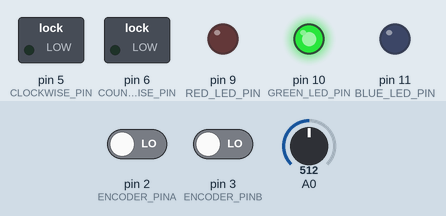
A sketch run on a simulated Arduino Uno, built with avr-gcc and run on an emulated ATmega328P. On the bench: switched loads named in the sketch (green lamp = pin HIGH), output pins drawn as LEDs (lit = HIGH). Inputs (shaded band) come from the test bench; at power-on: A0 = 512, pin 2 (ENCODER_PINA) LOW, pin 3 (ENCODER_PINB) LOW. What the sketch prints to the serial monitor is not drawn.

Above: at 1.2 s.
1.3 s: A0 set to 646
2.8 s: A0 set to 665
At 3.9 s:
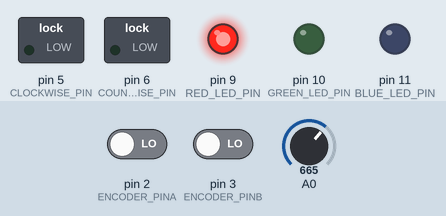
4.3 s: A0 set to 716
At 5.5 s:
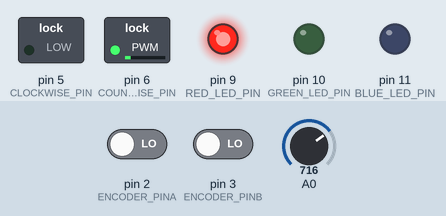
5.8 s: A0 set to 900
At 7.0 s:
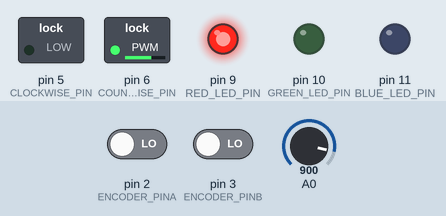
7.3 s: A0 set to 1023
At 8.7 s:
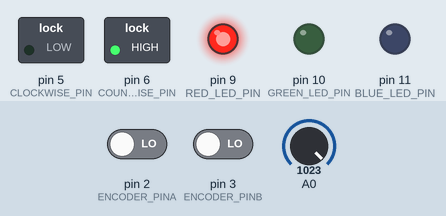
Timing chart, 0 to 9.8 s (numbered marks = the images above; inputs shaded):
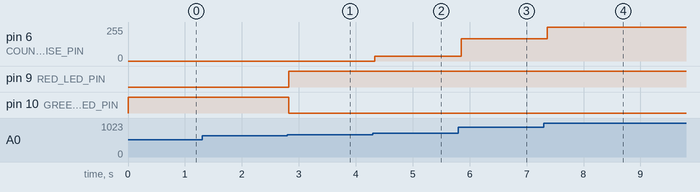

Measured:
- the behaviour switches between 664 and 665 on A0 (found by bisection; images 0 and 1)
- after the input at 1.3 s, every drawn part: stays the same
- after the input at 2.8 s, pin 9 (RED_LED_PIN): LOW → HIGH at once; pin 10 (GREEN_LED_PIN): HIGH → LOW at once
- after the input at 4.3 s, pin 6 (COUNTERCLOCKWISE_PIN): 0/255 → 36/255 at once
- after the input at 5.8 s, pin 6 (COUNTERCLOCKWISE_PIN): 36/255 → 167/255 after 0.05 s
- after the input at 7.3 s, pin 6 (COUNTERCLOCKWISE_PIN): 167/255 → 255/255 after 0.06 s

The sketch:

motor_potentiometer_rpm_read.ino
```cpp
// Encoder Example

// Define Pins

#define ENCODER_PINA 2
#define ENCODER_PINB 3
#define RED_LED_PIN 9
#define BLUE_LED_PIN 11
#define GREEN_LED_PIN 10
#define CLOCKWISE_PIN 5
#define COUNTERCLOCKWISE_PIN 6
#include "src/mapper/mapper.h"
#include "src/motor/motor.h"
#include "src/motor//ledHandler.h"

class MagneticEncoder
{
public:
    static volatile bool switchChanged; // declare
    static volatile int encoderCounts;
    static volatile int encoderPreviousCount;
    static volatile unsigned long previous_millis;
    static volatile unsigned long current_millis;
    void attach(int _encoder_pinA, int _encoder_pinB)
    {
        // initialize encoder, attache ISR functions
        pinMode(_encoder_pinA, INPUT);
        pinMode(_encoder_pinB, INPUT);
    }
    void begin()
    {
        encoderCounts = 0;
        // Attached interrupt to encoder pins
        attachInterrupt(digitalPinToInterrupt(ENCODER_PINA), encoderA, CHANGE);
        attachInterrupt(digitalPinToInterrupt(ENCODER_PINB), encoderB, CHANGE);
    }

    static float rpm()
    {
        // return the rpm since last call
        current_millis = millis();
        unsigned long time_delta_millisec = current_millis - previous_millis;
        float rotation_delta = float(encoderCounts - encoderPreviousCount) / 360;
        float time_delta_minues = time_delta_millisec / 60000.0;
        float rpm = (float)rotation_delta / time_delta_minues;
        encoderPreviousCount = encoderCounts;
        previous_millis = millis();
        return rpm;
    }

    // Encoder ISR functions - Interupt Service Routine
    // EncoderA ISR
    static void encoderA()
    {
        // look for a low-to-high on channel B
        if (digitalRead(ENCODER_PINA) == HIGH)
        {
            // check channel A to see which way encoder is turning
            digitalRead(ENCODER_PINB) ? encoderCounts++ : encoderCounts--;
        }
        else
        {
            // check channel A to see which way encoder is turning
            digitalRead(ENCODER_PINB) ? encoderCounts-- : encoderCounts++;
        }

    } // End EncoderA ISR
    // EncoderB ISR
    static void encoderB()
    {
        // look for a low-to-high on channel B

        if (digitalRead(ENCODER_PINB) == HIGH)
        {
            // check channel A to see which way encoder is turning
            digitalRead(ENCODER_PINA) ? encoderCounts-- : encoderCounts++;
        }
        else
        {
            // check channel A to see which way encoder is turning
            digitalRead(ENCODER_PINA) ? encoderCounts++ : encoderCounts--;
        }
    } // End EncoderB ISR
};


class SensorHandler
{
public:
  static const int sensorMinValue = 0;
  static const int sensorMaxValue = 1023;
  static const int speendMinValue = 0;
  static const int speedMaxValue = 255;
  int scaleSize = sensorMaxValue - sensorMinValue;
  int middleStartThreshole, middleEndThreshole;
  Map *SpeedScaler;
  byte sensorPin;
  SensorHandler(byte sensor_pin, float middleThreshole)
  {
    float middleValue = (sensorMinValue + sensorMaxValue) / 2;
    middleStartThreshole = (int)((float)middleValue - (float)scaleSize * middleThreshole / 2);
    middleEndThreshole = (int)((float)middleValue + (float)scaleSize * middleThreshole / 2);
    int maxValidScaleValue = max(middleStartThreshole, this->sensorMaxValue - middleEndThreshole);
    this->sensorPin = sensor_pin;
    SpeedScaler = new Map(sensorMinValue, maxValidScaleValue, speendMinValue, speedMaxValue);
  }
  int get_speed(){
    int sensorValue = analogRead(this->sensorPin);
    int unscaled_speed;
    if (sensorValue < middleStartThreshole){
      unscaled_speed = middleStartThreshole - sensorValue;
    } else if (sensorValue > middleEndThreshole){
      unscaled_speed = sensorValue - middleEndThreshole;
    } else {
      unscaled_speed = 0;
    }
    int scale_speed = SpeedScaler->map_value(unscaled_speed);
    return scale_speed;
  }
  int get_state()
  {
    int sensorValue = analogRead(A0);
    if (sensorValue < middleStartThreshole)
    {
      return State::forward;
    }
    else if (sensorValue > middleEndThreshole)
    {
      return State::backward;
    }
    else
    {
      return State::coast;
    }

  }
};


// define all class varibles
volatile bool MagneticEncoder::switchChanged;
volatile int MagneticEncoder::encoderCounts;
volatile int MagneticEncoder::encoderPreviousCount;
volatile unsigned long MagneticEncoder::previous_millis;
volatile unsigned long MagneticEncoder::current_millis;
MagneticEncoder magneticSensor; // make an instance of myClass

Motor *motor;
LedHandler *leds;
SensorHandler *sensor;
void setup()
{
    motor = new Motor(CLOCKWISE_PIN, COUNTERCLOCKWISE_PIN);
    motor->update(State::coast, 0);
    leds = new LedHandler(BLUE_LED_PIN, RED_LED_PIN,GREEN_LED_PIN );
    sensor = new SensorHandler(A0, 0.3);

    // initialize serial communication at 115200 bits per second:

    Serial.begin(115200);
    magneticSensor.attach(ENCODER_PINA, ENCODER_PINB);
    magneticSensor.begin();
}

// the loop routine runs over and over again forever:
void loop()
{
    int speed = sensor->get_speed();
    int state = sensor->get_state();
    motor->update(state, speed);
    leds->update(state);
    Serial.print("RPM:");
    Serial.println(magneticSensor.rpm());
    delay(100);// delay in between reads for stability
}
```

mapper.cpp
```cpp
#include "mapper.h"
  Map::Map(int input_min_value, int input_max_value, int output_min_value, int output_max_value)
  {
    this->input_min_value = input_min_value;
    this->input_max_value = input_max_value;
    this->Output_min_value = output_min_value;
    this->output_max_value = output_max_value;
    this->input_scale_size = input_max_value - input_min_value;
    this->output_scale_size = output_max_value - Output_min_value;
  }
  int Map::map_value(int input_value)
  {
    return map(input_value, this->input_min_value, this->input_max_value, this->Output_min_value, this->output_max_value);
  }
```

mapper.h
```cpp
#ifndef MAPPER_H
#define MAPPER_H
#include <Arduino.h>
class Map
{
  // A class that linearly maps between input range of values to output range of values
public:
  int input_min_value;
  int input_max_value;
  int Output_min_value;
  int output_max_value;
  int input_scale_size;
  int output_scale_size;
  Map(int input_min_value, int input_max_value, int output_min_value, int output_max_value);
  int map_value(int input_value);
};
#endif
```

ledHandler.cpp
```cpp
#include "ledHandler.h"
#include "motor.h"


LedHandler::LedHandler(int forward_led, int backward_led, int halt_led)
{
    this->forward_led = forward_led;
    this->backward_led = backward_led;
    this->halt_led = halt_led;
    pinMode(forward_led, OUTPUT);
    pinMode(backward_led, OUTPUT);
    pinMode(halt_led, OUTPUT);
}

void LedHandler::update(int state)
{
    switch (state)
    {
    case State::forward:
        digitalWrite(this->forward_led, HIGH);
        digitalWrite(this->backward_led, LOW);
        digitalWrite(this->halt_led, LOW);
        break;
    case State::backward:
        digitalWrite(this->forward_led, LOW);
        digitalWrite(this->backward_led, HIGH);
        digitalWrite(this->halt_led, LOW);
        break;
    default:
        digitalWrite(this->forward_led, LOW);
        digitalWrite(this->backward_led, LOW);
        digitalWrite(this->halt_led, HIGH);
    }
}
```

ledHandler.h
```cpp
#ifndef LED_HANDLER_H
#define LED_HANDLER_H

class LedHandler
{
public:
  int forward_led, backward_led, halt_led;
  LedHandler(int forward_led, int backward_led, int stop_led);
  void update(int state);
};
#endif
```

motor.cpp
```cpp
#include "motor.h"

  int Motor::reverse_state(int state){
    if (state == State::forward)
      return State::backward;
    else if (state == State::backward)
      return State::forward;
    else if (state == State::halt)
      return State::coast;
    return State::halt;
  }

  Motor::Motor(int clockwise_pin, int counter_clockwise_pin)
  {
    this->clockwise_pin = clockwise_pin;
    this->counter_clockwise_pin = counter_clockwise_pin;
    pinMode(this->clockwise_pin, OUTPUT);
    pinMode(this->counter_clockwise_pin, OUTPUT);
  }

  void Motor::update(int state, int speed)
  {
    // if the speed is negative, reverse direction
    if (speed < 0){
      state = Motor::reverse_state(state);
      speed = -1*speed;
    }
    switch (state)
    {
    case State::forward:
      digitalWrite(this->counter_clockwise_pin, LOW);
      analogWrite(this->clockwise_pin, speed);
      break;
    case State::backward:

      digitalWrite(this->clockwise_pin, LOW);
      analogWrite(this->counter_clockwise_pin, speed);
      break;
    case State::halt:
digitalWrite(this->counter_clockwise_pin, HIGH);
digitalWrite(this->clockwise_pin, HIGH);
    break;
    default:
    // the default is coast
      digitalWrite(this->counter_clockwise_pin, LOW);
      digitalWrite(this->clockwise_pin, LOW);
    }
  }
```

motor.h
```cpp
#ifndef MOTOR_H
#define MOTOR_H
#include <Arduino.h>
using namespace std;
class Motor
{
    // Handle the motor speed and state
public:
  int clockwise_pin, counter_clockwise_pin;
  Motor(int clockwise_pin, int counter_clockwise_pin);
  static int reverse_state(int state);
  void update(int state, int speed);
};

enum State
{
  forward,
  backward,
  coast,
  halt
};

#endif
```
